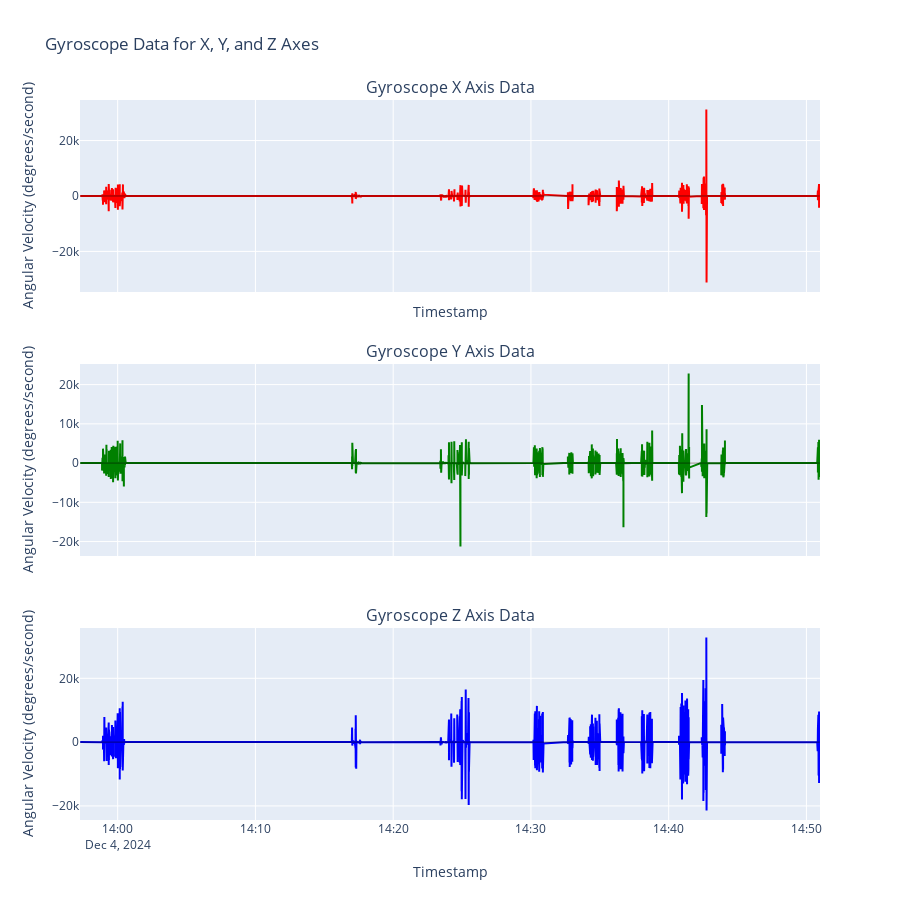

The cell this chart's notebook holds for it:
### Code cell
import sqlite3
import pandas as pd
import plotly.graph_objs as go
import plotly.subplots as sp

conn = sqlite3.connect('gyro_data.db')  # Connect to the SQLite database
cursor = conn.cursor()

# Query to retrieve all data in gyroscope_data table
query = '''
SELECT * FROM gyroscope_data
WHERE timestamp >= '2024-12-04' AND timestamp < '2024-12-04 14:55:00'
ORDER BY timestamp ASC
'''
rows = cursor.execute(query).fetchall() # Fetch all rows from the query result

df = pd.DataFrame(rows, columns=['id', 'timestamp', 'gyro_x', 'gyro_y', 'gyro_z'])  # Create a DataFrame from the rows

df['timestamp'] = pd.to_datetime(df['timestamp'])   # Convert timestamp column to datetime format for plotting

# Create subplots for Gyro X, Y, and Z Axes
fig = sp.make_subplots(rows=3, cols=1, shared_xaxes=True,   # Create subplots with shared x-axis
                       subplot_titles=('Gyroscope X Axis Data', 'Gyroscope Y Axis Data', 'Gyroscope Z Axis Data'),  # Subplot titles
                       vertical_spacing=0.1)    # Vertical spacing between subplots

trace_x = go.Scatter(   # Create a scatter plot for Gyro X data
    x=df['timestamp'],
    y=df['gyro_x'],
    mode='lines',
    name='Gyro X',
    line=dict(color='red')
)
fig.add_trace(trace_x, row=1, col=1)

trace_y = go.Scatter(   # Create a scatter plot for Gyro Y data
    x=df['timestamp'],
    y=df['gyro_y'],
    mode='lines',
    name='Gyro Y',
    line=dict(color='green')
)
fig.add_trace(trace_y, row=2, col=1)

trace_z = go.Scatter(   # Create a scatter plot for Gyro Z data
    x=df['timestamp'],
    y=df['gyro_z'],
    mode='lines',
    name='Gyro Z',
    line=dict(color='blue')
)
fig.add_trace(trace_z, row=3, col=1)

fig.update_layout(  # Update layout of the figure with title and axis labels
    height=900,  # Height of the figure
    title_text='Gyroscope Data for X, Y, and Z Axes',
    xaxis=dict(title='Timestamp'),
    yaxis=dict(title='Angular Velocity (degrees/second)'),
    showlegend=False,  # Hide legend for individual traces
)

# Update each subplot axis titles and horizontal line at y=0
fig.update_yaxes(title_text='Angular Velocity (degrees/second)', row=1, col=1)
fig.update_yaxes(title_text='Angular Velocity (degrees/second)', row=2, col=1)
fig.update_yaxes(title_text='Angular Velocity (degrees/second)', row=3, col=1)
fig.update_xaxes(title_text='Timestamp', row=3, col=1)

# Add horizontal lines at y=0 for each subplot
fig.add_shape(type="line", x0=df['timestamp'].min(), x1=df['timestamp'].max(), y0=0, y1=0,
              line=dict(color="black", width=0.5), row=1, col=1)
fig.add_shape(type="line", x0=df['timestamp'].min(), x1=df['timestamp'].max(), y0=0, y1=0,
              line=dict(color="black", width=0.5), row=2, col=1)
fig.add_shape(type="line", x0=df['timestamp'].min(), x1=df['timestamp'].max(), y0=0, y1=0,
              line=dict(color="black", width=0.5), row=3, col=1)

# Add grid lines
fig.update_xaxes(showgrid=True)
fig.update_yaxes(showgrid=True)

fig.show()  # Display the figure with Gyro X, Y, and Z data

print("Statistical Summary of Gyroscope Data (in degrees/second):")
print(df[['gyro_x', 'gyro_y', 'gyro_z']].describe())    # Display statistical summary of Gyro X, Y, and Z data

df.to_csv('gyro_data_analysis.csv', index=False)    # Save the DataFrame to a CSV file

conn.close()    # Close the SQLite connection

### Figure 1 — Plotly figure (JSON) as saved in the notebook; plotly's stock layout.template omitted (floating-point values rounded to 4 significant figures; data arrays with more than 128 entries replaced by an {"elided": "..."} marker saying what was removed)
{"data": [{"line": {"color": "red"}, "mode": "lines", "name": "Gyro X", "type": "scatter", "x": {"elided": "6390 str values"}, "xaxis": "x", "y": {"elided": "6390 int values"}, "yaxis": "y"}, {"line": {"color": "green"}, "mode": "lines", "name": "Gyro Y", "type": "scatter", "x": {"elided": "6390 str values"}, "xaxis": "x2", "y": {"elided": "6390 int values"}, "yaxis": "y2"}, {"line": {"color": "blue"}, "mode": "lines", "name": "Gyro Z", "type": "scatter", "x": {"elided": "6390 str values"}, "xaxis": "x3", "y": {"elided": "6390 int values"}, "yaxis": "y3"}], "layout": {"annotations": [{"font": {"size": 16}, "showarrow": false, "text": "Gyroscope X Axis Data", "x": 0.5, "xanchor": "center", "xref": "paper", "y": 1, "yanchor": "bottom", "yref": "paper"}, {"font": {"size": 16}, "showarrow": false, "text": "Gyroscope Y Axis Data", "x": 0.5, "xanchor": "center", "xref": "paper", "y": 0.6333, "yanchor": "bottom", "yref": "paper"}, {"font": {"size": 16}, "showarrow": false, "text": "Gyroscope Z Axis Data", "x": 0.5, "xanchor": "center", "xref": "paper", "y": 0.2667, "yanchor": "bottom", "yref": "paper"}], "height": 900, "shapes": [{"line": {"color": "black", "width": 0.5}, "type": "line", "x0": "2024-12-04T13:57:17", "x1": "2024-12-04T14:50:58", "xref": "x", "y0": 0, "y1": 0, "yref": "y"}, {"line": {"color": "black", "width": 0.5}, "type": "line", "x0": "2024-12-04T13:57:17", "x1": "2024-12-04T14:50:58", "xref": "x2", "y0": 0, "y1": 0, "yref": "y2"}, {"line": {"color": "black", "width": 0.5}, "type": "line", "x0": "2024-12-04T13:57:17", "x1": "2024-12-04T14:50:58", "xref": "x3", "y0": 0, "y1": 0, "yref": "y3"}], "showlegend": false, "title": {"text": "Gyroscope Data for X, Y, and Z Axes"}, "xaxis": {"anchor": "y", "domain": [0, 1], "matches": "x3", "showgrid": true, "showticklabels": false, "title": {"text": "Timestamp"}}, "xaxis2": {"anchor": "y2", "domain": [0, 1], "matches": "x3", "showgrid": true, "showticklabels": false}, "xaxis3": {"anchor": "y3", "domain": [0, 1], "showgrid": true, "title": {"text": "Timestamp"}}, "yaxis": {"anchor": "x", "domain": [0.7333, 1], "showgrid": true, "title": {"text": "Angular Velocity (degrees/second)"}}, "yaxis2": {"anchor": "x2", "domain": [0.3667, 0.6333], "showgrid": true, "title": {"text": "Angular Velocity (degrees/second)"}}, "yaxis3": {"anchor": "x3", "domain": [0, 0.2667], "showgrid": true, "title": {"text": "Angular Velocity (degrees/second)"}}}}
